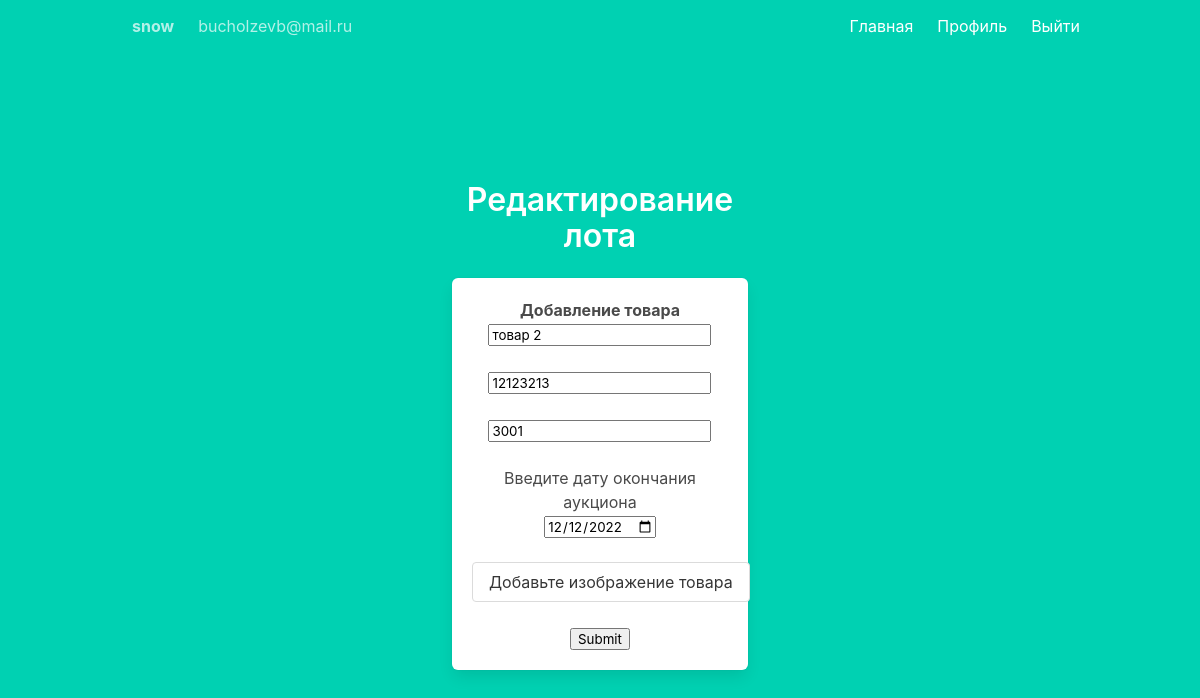
Screenshot of /change/2 (signed in) with the database file from the repository.
### models.py (models this page shows, shortened)
class User(UserMixin, db.Model):
    id = db.Column(db.Integer, primary_key=True)  # primary keys are required by SQLAlchemy
    email = db.Column(db.String(100), unique=True, nullable=False)
    password = db.Column(db.String(100), nullable=False)
    name = db.Column(db.String(1000), nullable=False)
    items = db.relationship('Item', backref='user')

class Item(db.Model):
    id = db.Column(db.Integer, primary_key=True)
    title = db.Column(db.String(100), nullable=False)
    description = db.Column(db.String(500))
    description = db.Column(db.String(500))
    price = db.Column(db.Integer, nullable=False)
    final_date = db.Column(db.Text, nullable=False)
    user_id = db.Column(db.Integer, db.ForeignKey('user.id'))
    buyer = db.Column(db.String(100), nullable=True, default="Пока никому. Станьте первым!")

### main.py (the view)
@main.route('/change/<int:num>', methods=['GET'])
@login_required
def change_get(num):
    item = Item.query.filter_by(id=num).first()
    return render_template("change.html", data=item)

### __init__.py (called while the page is built)
def create_app() -> Flask:
    app = Flask(__name__)
    app.config['SECRET_KEY'] = 'secret-key-goes-here'
    app.config['SQLALCHEMY_DATABASE_URI'] = 'sqlite:///db.sqlite'
    app.config['SQLALCHEMY_TRACK_MODIFICATIONS'] = False
    app.config['UPLOAD_FOLDER'] = UPLOAD_FOLDER
    db.init_app(app)
    login_manager = LoginManager()
    login_manager.login_view = 'auth.login'
    login_manager.init_app(app)
    with app.app_context():
        db.create_all()
    from .auth import auth as auth_blueprint
    app.register_blueprint(auth_blueprint)
    from .main import main as main_blueprint
    app.register_blueprint(main_blueprint)
    from .models import User
    @login_manager.user_loader
    def load_user(user_id):
        return User.query.get(int(user_id))
    return app

### templates/change.html (shortened to what this page needs)
{% extends "base.html" %}
{% block content %}
<div class="column is-4 is-offset-4">
    <h3 class="title">Редактирование лота</h3>
    <div class="box">
<div class="control ">
    <h1></h1><strong> Добавление товара</strong></h1>
    <form method="POST" enctype="multipart/form-data">
        <input type="text" class="form-control" name="title" id="title" placeholder="Название товара" value="{{data.title}}"  >
        <br><br>
        <input class="form-control" name="description" id="description" placeholder="Введите описание товара"  value="{{data.description}}">
        <br><br>
         <input type="price" class="form-control" name="price" id="price" placeholder="Начальная цена товара (руб)"  value="{{data.price}}">
        <br><br>
            <h6> Введите дату окончания аукциона</h6>
         <input type="date" name="final_date" id="final_date" value="{{data.final_date}}"
                        max="2023-06-04" min="2022-06-14">
        <br><br>
        <a class="button" href="/uploads">Добавьте изображение товара</a>
            <br><br>
            <input type=submit class="is-success is-normal">
    </form>
</div>
    </div></div>
 {% endblock %}

### templates/base.html (shortened to what this page needs)
<!DOCTYPE html>
<html>
<head>
    <link rel="stylesheet" href="https://cdnjs.cloudflare.com/ajax/libs/bulma/0.7.2/css/bulma.min.css" />
</head>
<body>
    <section class="hero is-primary is-fullheight">
        <div class="hero-head">
            <nav class="navbar">
                <div class="container">
                    <div id="navbarMenuHeroA" class="navbar-menu">
                        <h1 class="navbar-item"><strong> {{current_user.name}}</strong></h1>
                        <h2 class="navbar-item"> {{current_user.email}} </h2>
                        <div class="navbar-end  ">
                            <a href="{{ url_for('main.index') }}" class="navbar-item">
                                Главная
                            </a>
                            {% if current_user.is_authenticated %}
                            <a href="{{ url_for('main.profile') }}" class="navbar-item">
                                Профиль
                            </a>
                            {% endif %}
                            {% if current_user.is_authenticated %}
                            <a href="{{ url_for('auth.logout') }}" class="navbar-item">
                                Выйти
                            </a>
                            {% endif %}
                        </div>
                    </div>
                </div>
            </nav>
        </div>
        <div class="hero-body">
            <div class="container has-text-centered">
               {% block content %}
               {% endblock %}
            </div>
        </div>
    </section>
</body>
</html>

### rows the page displays
User: name "snow", email "bucholzevb@mail.ru"
Item: title "товар 2", description "12123213", price "3001", final_date "12/12/2022"
